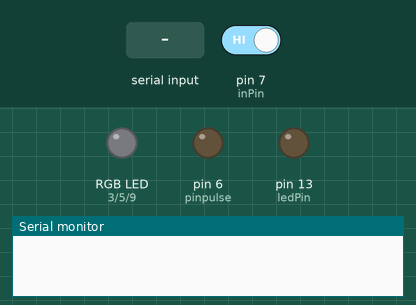
Recording of a sketch running on a simulated Arduino Uno, built with avr-gcc and run on an emulated ATmega328P. Shown: an RGB LED mixed from three pins (HIGH = lit), output pins drawn as LEDs (lit = HIGH), the last lines printed to the serial monitor. Dashed ring = blinking. Inputs (shaded band) come from the test bench; at power-on: pin 7 (inPin) HIGH. Dim RGB values are drawn brighter than linear; pins used as bus, display or sensor lines are not drawn.

Above: at 1.2 s.
1.3 s: pin 7 (inPin) driven LOW
At 1.9 s:
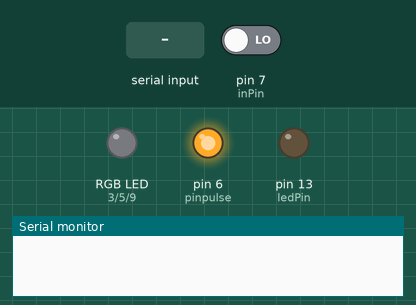
4.3 s: "90,45,200\n" received over Serial
At 4.52 s:
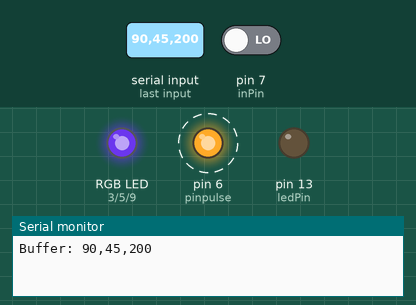
7.3 s: "90,45\n" received over Serial
At 7.52 s:
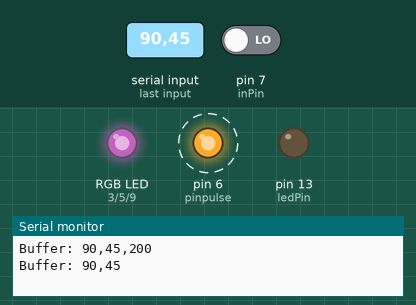
10.3 s: "1\n" received over Serial
At 10.53 s:
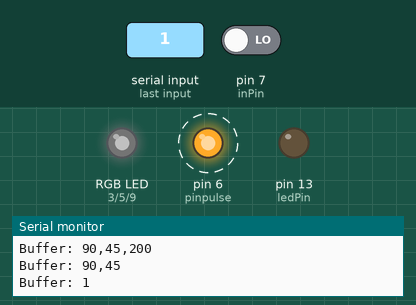
13.3 s: "30,150,10\n" received over Serial
At 13.53 s:
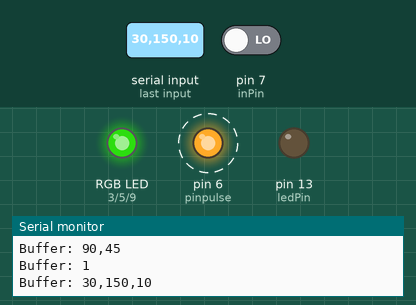
16.3 s: "90\n" received over Serial
At 16.54 s:
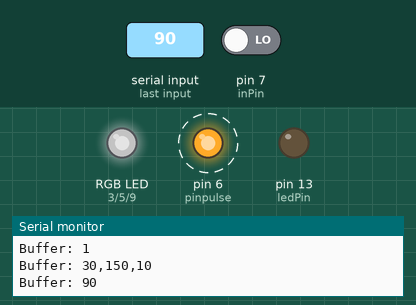
Timing chart, 0 to 20.3 s (numbered marks = the images above; inputs shaded):
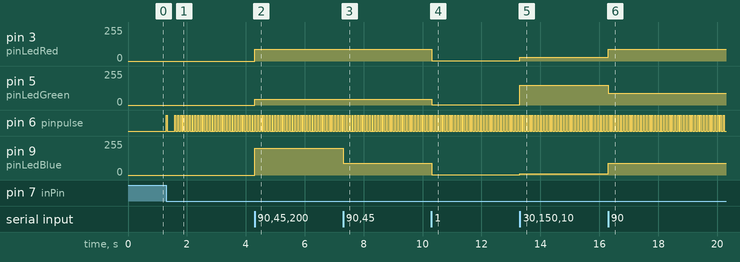

Measured:
- after the input at 1.3 s, pin 6 (pinpulse): goes HIGH 0.03 s, LOW 0.26 s, 27 × (HIGH 0.03 s, LOW 0.06 s), HIGH 0.03 s, then LOW, starting at once
- after the input at 4.3 s, pin 3 (pinLedRed): 0/255 → 90/255 at once; pin 5 (pinLedGreen): 0/255 → 45/255 at once; pin 9 (pinLedBlue): 0/255 → 200/255 at once
- after the input at 7.3 s, pin 9 (pinLedBlue): 200/255 → 90/255 at once
- after the input at 10.3 s, pin 3 (pinLedRed), pin 9 (pinLedBlue): 90/255 → 1/255 at once; pin 5 (pinLedGreen): 45/255 → 1/255 at once
- after the input at 13.3 s, pin 3 (pinLedRed): 1/255 → 30/255 at once; pin 5 (pinLedGreen): 1/255 → 150/255 at once; pin 9 (pinLedBlue): 1/255 → 10/255 at once
- after the input at 16.3 s, pin 3 (pinLedRed): 30/255 → 90/255 at once; pin 5 (pinLedGreen): 150/255 → 90/255 at once; pin 9 (pinLedBlue): 10/255 → 90/255 at once

The sketch:

arduino-pinball_chassis_control.ino
```cpp
// (licence header left out)
//----Bumpers
  int ledPin = 13; // Arduino LED connected to digital pin 13
  int inPin = 7;   // input freq X360
  int changpin = 4;
  int pinpulse = 6;
  int pinLedRed = 3;
  int pinLedGreen = 5;
  int pinLedBlue = 9;
  int lightValueR;
  int lightValueG;
  int lightValueB;

  int val = 0;     // variable to store the read value

  long time_contactor=0;
  int time_reset_bumper=300;  // reset bumper system after this timer
  int time_second_touch=290; // default 150 - timer to prevent a second ghost touch
  int time_open_contactor=30; // default: 110 - timer to reset contactor ON state

  boolean go_bumper=false;
  int go_second=0;
  int nb_off=0;
  int nb_on=0;
  int old_val=0;
  int freq_bumper=25;  // number of count before a second touch
  boolean bypass=false;

void setup() {
    Serial.begin(115200);

    // Set the pins
    pinMode(ledPin, OUTPUT);
    pinMode(inPin, INPUT);
    pinMode(changpin, OUTPUT);
    pinMode(pinpulse, OUTPUT);
    pinMode(pinLedRed, OUTPUT);
    pinMode(pinLedGreen, OUTPUT);
    pinMode(pinLedBlue, OUTPUT);

    digitalWrite(changpin, 0);

    // Write a test to the RGB logo
    //analogWrite(pinLedRed, 128);
    //delay(500);
    //analogWrite(pinLedRed, 0);
    //analogWrite(pinLedGreen, 128);
    //delay(500);
    //analogWrite(pinLedGreen, 0);
    //analogWrite(pinLedBlue, 128);
    //delay(500);
    //analogWrite(pinLedBlue, 0);
    //analogWrite(pinLedGreen, 10);
    //analogWrite(pinLedRed, 128);
}

void loop() {
  bumpers();
  delay(4);
}

// Runs the feedback bumpers
void bumpers(){
  val = digitalRead(inPin);   // read the input pin
  if(val==0) go_bumper=true;
  if(go_bumper==true){
    nb_on+=1;
    if(nb_on==freq_bumper)nb_on=1;
  }
  if(val==1 && old_val==1) {
    nb_off+=1;
  }
  else{
    nb_off=0;
  }
  if(nb_off==5){
    nb_off=0;
    go_bumper=false;
    nb_on=0;
  }
  old_val=val;

  if(millis() - time_contactor > time_open_contactor ) digitalWrite(pinpulse, 0); // release contactor
  if(millis() - time_contactor > time_second_touch && go_second==1) go_second=2;
  if(millis() - time_contactor > time_reset_bumper && go_second==2) go_second=0;

  if((go_bumper==true && nb_on==1 && go_second!=1) || bypass==true){
      if(go_second==0) go_second=1;
      bypass=false;
      go_bumper=false;
      digitalWrite(pinpulse, 0); //--contactor OFF
      time_contactor = millis();
      digitalWrite(changpin, 255); //---INC counter in 4017
      digitalWrite(changpin, 0);
      digitalWrite(pinpulse, 255); //--contactor ON
  }
}

// Fires up when a serial connection is established
void serialEvent()
{
  while (Serial.available()) {
      // Grab Data
      String serialString = Serial.readStringUntil('\n');

      int indexFirst = serialString.indexOf(',');
      int indexSecond = serialString.indexOf(',', indexFirst+1);
      lightValueR = serialString.substring(0, indexFirst).toInt();
      lightValueG = serialString.substring(indexFirst+1, indexSecond).toInt();
      lightValueB = serialString.substring(indexSecond+1).toInt();

      analogWrite(pinLedRed, lightValueR);
      analogWrite(pinLedGreen, lightValueG);
      analogWrite(pinLedBlue, lightValueB);


      // Send the buffer back to confirm reciept
      Serial.print("Buffer: ");
      Serial.println(serialString);
  }
}
```
